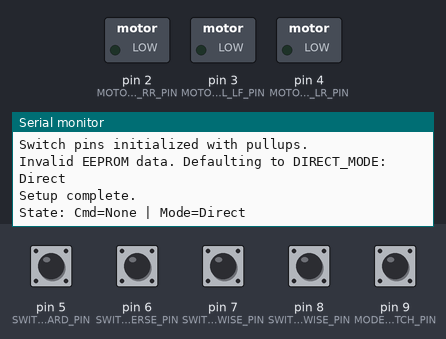
The sketch below on a simulated Arduino Uno, built with avr-gcc and run on an emulated ATmega328P. Parts: switched loads named in the sketch (green lamp = pin HIGH), the last lines printed to the serial monitor. The inputs (shaded band) are chosen by the test bench; at power-on: pin 5 (SWITCH_FORWARD_PIN), pin 6 (SWITCH_REVERSE_PIN), pin 7 (SWITCH_CLOCKWISE_PIN), pin 8 (SWITCH_COUNTERCLOCKWISE_PIN), pin 9 (MODE_SWITCH_PIN) HIGH. EEPROM starts erased.

Above: at 1.3 s.
1.4 s: pin 5 (SWITCH_FORWARD_PIN) pulled LOW for 0.15 s
At 1.58 s:
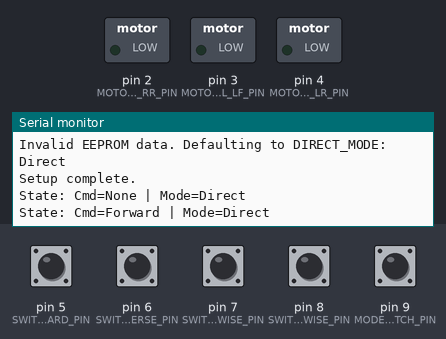
3.0 s: pin 6 (SWITCH_REVERSE_PIN) pulled LOW for 0.15 s
At 3.18 s:
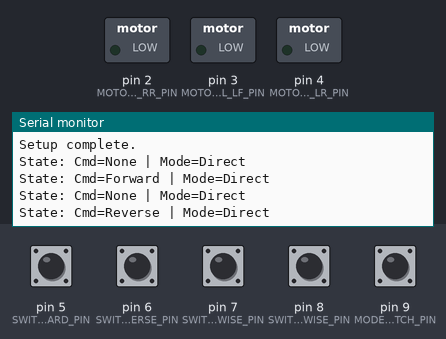
4.6 s: pin 7 (SWITCH_CLOCKWISE_PIN) pulled LOW for 0.15 s
At 4.78 s:
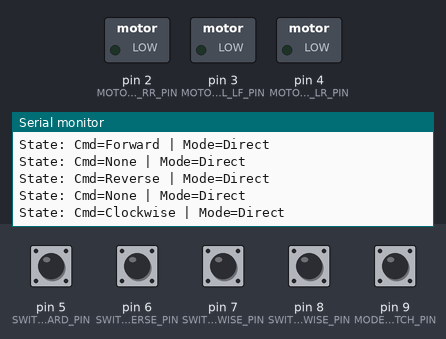
6.2 s: pin 8 (SWITCH_COUNTERCLOCKWISE_PIN) pulled LOW for 0.15 s
At 6.38 s:
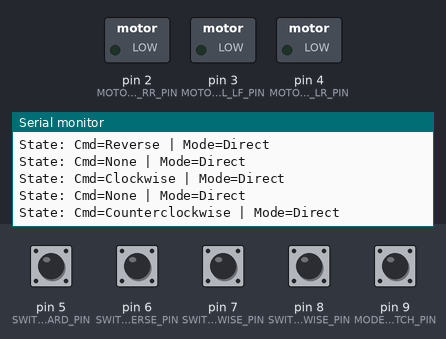
9.4 s: pin 5 (SWITCH_FORWARD_PIN) pulled LOW for 1 s
At 10.9 s:
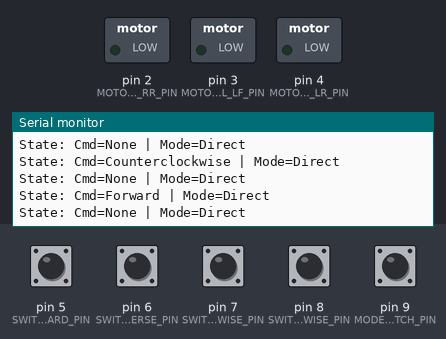

The sketch:

RideOnVehicleController.ino
```cpp
//This version uses the arduino uno r4 minima

#include <Arduino.h>     // Standard Arduino header
#include <EEPROM.h>      // For saving mode across power cycles

// --- 1. Definitions and Constants ---

// Motor Control Output Pins
const int MOTOR_CTRL_RF_PIN = 1; //Blue Wire from vehicle control board
const int MOTOR_CTRL_RR_PIN = 2; //Orange Wire from vehicle control board
const int MOTOR_CTRL_LF_PIN = 3; //Green Wire from vehicle control board
const int MOTOR_CTRL_LR_PIN = 4; //Yellow Wire from vehicle control board

// Switch Input Pins
const int SWITCH_FORWARD_PIN = 5;
const int SWITCH_REVERSE_PIN = 6;
const int SWITCH_CLOCKWISE_PIN = 7;
const int SWITCH_COUNTERCLOCKWISE_PIN = 8;
const int MODE_SWITCH_PIN = 9; // Pin to cycle through activation modes

const int NUM_COMMAND_SWITCHES = 4;
const int commandSwitchPins[NUM_COMMAND_SWITCHES] = {
  SWITCH_FORWARD_PIN,
  SWITCH_REVERSE_PIN,
  SWITCH_CLOCKWISE_PIN,
  SWITCH_COUNTERCLOCKWISE_PIN
};

// Timing Constants
const unsigned long DEBOUNCE_DELAY = 50; // Milliseconds
const unsigned long TIMED_LATCH_DURATION_NON_ROTATIONAL = 5000; // Milliseconds (for Forward/Reverse)
const unsigned long INACTIVITY_TIMEOUT_DURATION = 5UL * 60UL * 1000UL; // 5 minutes (using UL to prevent overflow)
const unsigned long MIN_MODE_DURATION_FOR_EEPROM_SAVE = 3000; // 3 seconds
const unsigned long PRINT_INTERVAL = 250; // Print status roughly 4 times a second

// Rotation Parameters
const float DEGREES_PER_TIMED_ROTATION_PRESS = 30.0; // Target degrees of rotation per press
const unsigned long FULL_ROTATION_DURATION_MS = 3000; // Time (ms) for vehicle to complete a 360-degree turn
const unsigned long TIMED_ROTATION_PRESS_DURATION_MS = (unsigned long)((FULL_ROTATION_DURATION_MS / 360.0) * DEGREES_PER_TIMED_ROTATION_PRESS);

// EEPROM Configuration
const int EEPROM_MODE_ADDRESS = 0;

// Activation Modes (Enum)
enum ActivationMode : uint8_t {
  DIRECT_MODE = 0,
  LATCHING_MODE = 1,
  TIMED_LATCH_MODE = 2,
  NUM_ACTIVATION_MODES = 3
};

// Commands (Enum)
enum Command : uint8_t {
  CMD_NONE,
  CMD_FORWARD,
  CMD_REVERSE,
  CMD_CLOCKWISE,
  CMD_COUNTERCLOCKWISE
};

// --- 2. Structs for Better Organization ---

struct SwitchState {
  int lastRawState = HIGH;
  bool currentDebouncedState = false;
  bool justPressed = false;
  bool justReleased = false;
  unsigned long lastDebounceTime = 0;
  bool latched = false; // For latching mode
};

struct TimedLatchState {
  bool active = false;
  unsigned long startTime = 0;
  unsigned long duration = 0;
  Command activeCommand = CMD_NONE;
};

struct EEPROMState {
  bool pendingSave = false;
  unsigned long modeChangeTime = 0;
  ActivationMode modeToSave = DIRECT_MODE;
};

// --- 3. Global State Variables ---

ActivationMode currentActivationMode = DIRECT_MODE;
Command currentProcessedCommand = CMD_NONE;

SwitchState commandSwitches[NUM_COMMAND_SWITCHES];
SwitchState modeSwitch;
TimedLatchState timedLatch;
EEPROMState eepromState;

unsigned long lastSwitchActivityTime = 0;

// Debug printing state
struct DebugState {
  Command lastPrintedCommand = CMD_NONE;
  ActivationMode lastPrintedMode = static_cast<ActivationMode>(-1);
  unsigned long lastPrintTime = 0;
} debugState;

// --- 4. Function Declarations ---
void initializePins();
void loadModeFromEEPROM();
void updateSwitchState(SwitchState& sw, int pin);
void updateAllSwitches();
void handleModeSwitch();
void handleActivationMode();
void handleInactivityTimeout();
void executeMotorCommand(Command cmd);
void updateEEPROMState();
Command mapSwitchIndexToCommand(int index);
Command getActiveCommand();
void resetAllStates();
void printStatus();
void printCommandName(Command cmd);
void printModeName(ActivationMode mode);

// --- 5. setup() Function ---
void setup() {
  Serial.begin(115200);
  delay(100);

  Serial.println(F("\nRide-On Vehicle Controller Initializing..."));
  Serial.println(F("----------------------------------"));
  Serial.print(F("Timed Rotation Degrees: ")); Serial.println(DEGREES_PER_TIMED_ROTATION_PRESS);
  Serial.print(F("Full 360 Turn Time (ms): ")); Serial.println(FULL_ROTATION_DURATION_MS);
  Serial.print(F("Calculated Timed Rotation Press Duration (ms): ")); Serial.println(TIMED_ROTATION_PRESS_DURATION_MS);
  Serial.println(F("----------------------------------"));

  initializePins();
  loadModeFromEEPROM();

  lastSwitchActivityTime = millis();
  Serial.println(F("Setup complete."));
}

// --- 6. loop() Function ---
void loop() {
  updateAllSwitches();
  handleModeSwitch();
  updateEEPROMState();
  handleInactivityTimeout();
  handleActivationMode();
  executeMotorCommand(currentProcessedCommand);
  printStatus();

  // Clear just-pressed/released flags after processing
  for (int i = 0; i < NUM_COMMAND_SWITCHES; i++) {
    commandSwitches[i].justPressed = false;
    commandSwitches[i].justReleased = false;
  }
  modeSwitch.justPressed = false;
}

// --- 7. Implementation Functions ---

void initializePins() {
  // Initialize motor pins as INPUT (OFF state)
  pinMode(MOTOR_CTRL_RF_PIN, INPUT);
  pinMode(MOTOR_CTRL_RR_PIN, INPUT);
  pinMode(MOTOR_CTRL_LF_PIN, INPUT);
  pinMode(MOTOR_CTRL_LR_PIN, INPUT);
  Serial.println(F("Motor pins initialized as INPUT (OFF)."));

  // Initialize switch pins
  for (int i = 0; i < NUM_COMMAND_SWITCHES; i++) {
    pinMode(commandSwitchPins[i], INPUT_PULLUP);
  }
  pinMode(MODE_SWITCH_PIN, INPUT_PULLUP);
  Serial.println(F("Switch pins initialized with pullups."));
}

void loadModeFromEEPROM() {
  uint8_t savedMode = EEPROM.read(EEPROM_MODE_ADDRESS);

  if (savedMode < NUM_ACTIVATION_MODES) {
    currentActivationMode = static_cast<ActivationMode>(savedMode);
    Serial.print(F("Loaded mode from EEPROM: "));
  } else {
    Serial.print(F("Invalid EEPROM data. Defaulting to DIRECT_MODE: "));
    currentActivationMode = DIRECT_MODE;
    EEPROM.write(EEPROM_MODE_ADDRESS, static_cast<uint8_t>(currentActivationMode));
  }

  printModeName(currentActivationMode);
  Serial.println();
}

void updateSwitchState(SwitchState& sw, int pin) {
  unsigned long currentTime = millis();
  int rawReading = digitalRead(pin);

  if (rawReading != sw.lastRawState) {
    sw.lastDebounceTime = currentTime;
  }

  if ((currentTime - sw.lastDebounceTime) > DEBOUNCE_DELAY) {
    bool isPressed = (rawReading == LOW);

    if (isPressed != sw.currentDebouncedState) {
      sw.currentDebouncedState = isPressed;

      if (isPressed) {
        sw.justPressed = true;
        lastSwitchActivityTime = currentTime;
      } else {
        sw.justReleased = true;
      }
    }
  }

  sw.lastRawState = rawReading;
}

void updateAllSwitches() {
  // Update command switches
  for (int i = 0; i < NUM_COMMAND_SWITCHES; i++) {
    updateSwitchState(commandSwitches[i], commandSwitchPins[i]);
  }

  // Update mode switch
  updateSwitchState(modeSwitch, MODE_SWITCH_PIN);
}

void handleModeSwitch() {
  if (!modeSwitch.justPressed) return;

  // Reset all states when changing modes
  resetAllStates();

  // Cycle to next mode
  currentActivationMode = static_cast<ActivationMode>((currentActivationMode + 1) % NUM_ACTIVATION_MODES);

  Serial.print(F("Mode changed to: "));
  printModeName(currentActivationMode);
  Serial.println();

  // Setup EEPROM save
  eepromState.pendingSave = true;
  eepromState.modeToSave = currentActivationMode;
  eepromState.modeChangeTime = millis();
}

void handleActivationMode() {
  switch (currentActivationMode) {
    case DIRECT_MODE:
      handleDirectMode();
      break;
    case LATCHING_MODE:
      handleLatchingMode();
      break;
    case TIMED_LATCH_MODE:
      handleTimedLatchMode();
      break;
  }
}

void handleDirectMode() {
  currentProcessedCommand = getActiveCommand();
}

void handleLatchingMode() {
  Command newCommand = CMD_NONE;

  // Check for new presses
  for (int i = 0; i < NUM_COMMAND_SWITCHES; i++) {
    if (commandSwitches[i].justPressed) {
      // Toggle latch state
      commandSwitches[i].latched = !commandSwitches[i].latched;

      if (commandSwitches[i].latched) {
        // Turn off all other latches and activate this command
        for (int j = 0; j < NUM_COMMAND_SWITCHES; j++) {
          if (i != j) commandSwitches[j].latched = false;
        }
        newCommand = mapSwitchIndexToCommand(i);
      }
      break; // Process only one press per cycle
    }
  }

  // If no new press, check for existing latched command
  if (newCommand == CMD_NONE) {
    for (int i = 0; i < NUM_COMMAND_SWITCHES; i++) {
      if (commandSwitches[i].latched) {
        newCommand = mapSwitchIndexToCommand(i);
        break;
      }
    }
  }

  currentProcessedCommand = newCommand;
}

void handleTimedLatchMode() {
  unsigned long currentTime = millis();

  // Check if current timed latch has expired
  if (timedLatch.active && (currentTime - timedLatch.startTime >= timedLatch.duration)) {
    Serial.print(F("Timed latch expired for "));
    printCommandName(timedLatch.activeCommand);
    Serial.println();

    timedLatch.active = false;
    timedLatch.activeCommand = CMD_NONE;
    currentProcessedCommand = CMD_NONE;
  }

  // Check for new switch presses
  for (int i = 0; i < NUM_COMMAND_SWITCHES; i++) {
    if (commandSwitches[i].justPressed) {
      Command newCommand = mapSwitchIndexToCommand(i);

      if (timedLatch.active && timedLatch.activeCommand == newCommand) {
        Serial.print(F("Timed latch for "));
        printCommandName(newCommand);
        Serial.println(F(" re-triggered."));
      } else if (timedLatch.active) {
        Serial.print(F("Timed latch for "));
        printCommandName(timedLatch.activeCommand);
        Serial.print(F(" overridden by "));
        printCommandName(newCommand);
        Serial.println();
      }

      // Set up new timed latch
      timedLatch.activeCommand = newCommand;
      timedLatch.startTime = currentTime;

      // Set duration based on command type
      if (newCommand == CMD_CLOCKWISE || newCommand == CMD_COUNTERCLOCKWISE) {
        timedLatch.duration = TIMED_ROTATION_PRESS_DURATION_MS;
        Serial.print(F("Started timed ROTATION ("));
      } else {
        timedLatch.duration = TIMED_LATCH_DURATION_NON_ROTATIONAL;
        Serial.print(F("Started timed NON-ROTATIONAL ("));
      }

      Serial.print(timedLatch.duration);
      Serial.print(F("ms) for: "));
      printCommandName(newCommand);
      Serial.println();

      timedLatch.active = true;
      currentProcessedCommand = newCommand;

      break; // Process only one press per cycle
    }
  }

  // Ensure active timed command is processed
  if (timedLatch.active) {
    currentProcessedCommand = timedLatch.activeCommand;
  } else {
    currentProcessedCommand = CMD_NONE;
  }
}

void handleInactivityTimeout() {
  bool anyActiveState = (currentProcessedCommand != CMD_NONE) || timedLatch.active;

  // Check for latched commands
  for (int i = 0; i < NUM_COMMAND_SWITCHES && !anyActiveState; i++) {
    if (commandSwitches[i].latched) {
      anyActiveState = true;
    }
  }

  if (anyActiveState && (millis() - lastSwitchActivityTime) > INACTIVITY_TIMEOUT_DURATION) {
    Serial.println(F("--- Inactivity Timeout: Stopping operations. ---"));

    // Save pending EEPROM data if needed
    if (eepromState.pendingSave &&
        (millis() - eepromState.modeChangeTime) > MIN_MODE_DURATION_FOR_EEPROM_SAVE &&
        currentActivationMode == eepromState.modeToSave) {

      if (EEPROM.read(EEPROM_MODE_ADDRESS) != static_cast<uint8_t>(eepromState.modeToSave)) {
        EEPROM.write(EEPROM_MODE_ADDRESS, static_cast<uint8_t>(eepromState.modeToSave));
        Serial.println(F("Pending mode saved to EEPROM before timeout."));
      }
      eepromState.pendingSave = false;
    }

    resetAllStates();
    lastSwitchActivityTime = millis();
  }
}

void updateEEPROMState() {
  if (!eepromState.pendingSave) return;

  if ((millis() - eepromState.modeChangeTime) > MIN_MODE_DURATION_FOR_EEPROM_SAVE) {
    if (currentActivationMode == eepromState.modeToSave) {
      if (EEPROM.read(EEPROM_MODE_ADDRESS) != static_cast<uint8_t>(eepromState.modeToSave)) {
        EEPROM.write(EEPROM_MODE_ADDRESS, static_cast<uint8_t>(eepromState.modeToSave));
        Serial.print(F("Mode '"));
        printModeName(eepromState.modeToSave);
        Serial.println(F("' saved to EEPROM."));
      }
    }
    eepromState.pendingSave = false;
  }
}

Command mapSwitchIndexToCommand(int index) {
  switch (index) {
    case 0: return CMD_FORWARD;
    case 1: return CMD_REVERSE;
    case 2: return CMD_CLOCKWISE;
    case 3: return CMD_COUNTERCLOCKWISE;
    default: return CMD_NONE;
  }
}

Command getActiveCommand() {
  int activeCount = 0;
  int activeIndex = -1;

  for (int i = 0; i < NUM_COMMAND_SWITCHES; i++) {
    if (commandSwitches[i].currentDebouncedState) {
      activeCount++;
      activeIndex = i;
    }
  }

  // Return command only if exactly one switch is pressed
  return (activeCount == 1) ? mapSwitchIndexToCommand(activeIndex) : CMD_NONE;
}

void resetAllStates() {
  currentProcessedCommand = CMD_NONE;
  stopAllMotors();

  // Reset latch states
  for (int i = 0; i < NUM_COMMAND_SWITCHES; i++) {
    commandSwitches[i].latched = false;
  }

  // Reset timed latch
  timedLatch.active = false;
  timedLatch.activeCommand = CMD_NONE;
}

void setMotorPinActive(int motorPin, bool active) {
  if (active) {
    pinMode(motorPin, OUTPUT);
    digitalWrite(motorPin, LOW);
  } else {
    pinMode(motorPin, INPUT);
  }
}

void stopAllMotors() {
  setMotorPinActive(MOTOR_CTRL_RF_PIN, false);
  setMotorPinActive(MOTOR_CTRL_RR_PIN, false);
  setMotorPinActive(MOTOR_CTRL_LF_PIN, false);
  setMotorPinActive(MOTOR_CTRL_LR_PIN, false);
}

void executeMotorCommand(Command cmd) {
  static Command lastExecutedCommand = CMD_NONE;

  if (cmd != lastExecutedCommand) {
    stopAllMotors();

    switch (cmd) {
      case CMD_FORWARD:
        setMotorPinActive(MOTOR_CTRL_RF_PIN, true);
        setMotorPinActive(MOTOR_CTRL_LF_PIN, true);
        break;
      case CMD_REVERSE:
        setMotorPinActive(MOTOR_CTRL_RR_PIN, true);
        setMotorPinActive(MOTOR_CTRL_LR_PIN, true);
        break;
      case CMD_CLOCKWISE:
        setMotorPinActive(MOTOR_CTRL_RR_PIN, true);
        setMotorPinActive(MOTOR_CTRL_LF_PIN, true);
        break;
      case CMD_COUNTERCLOCKWISE:
        setMotorPinActive(MOTOR_CTRL_RF_PIN, true);
        setMotorPinActive(MOTOR_CTRL_LR_PIN, true);
        break;
      case CMD_NONE:
        // Motors already stopped
        break;
    }
    lastExecutedCommand = cmd;
  }
}

void printStatus() {
  bool commandChanged = (currentProcessedCommand != debugState.lastPrintedCommand);
  bool modeChanged = (currentActivationMode != debugState.lastPrintedMode);
  bool shouldPrint = commandChanged || modeChanged;

  // Periodic printing for timed latch mode
  if (!shouldPrint && currentActivationMode == TIMED_LATCH_MODE && timedLatch.active) {
    if (millis() - debugState.lastPrintTime > PRINT_INTERVAL) {
      shouldPrint = true;
    }
  }

  if (shouldPrint) {
    Serial.print(F("State: Cmd="));
    printCommandName(currentProcessedCommand);
    Serial.print(F(" | Mode="));
    printModeName(currentActivationMode);

    if (currentActivationMode == TIMED_LATCH_MODE && timedLatch.active) {
      unsigned long elapsed = millis() - timedLatch.startTime;
      unsigned long remaining = (timedLatch.duration > elapsed) ? (timedLatch.duration - elapsed) : 0;
      Serial.print(F(" (TL Rem: "));
      Serial.print(remaining / 1000.0, 1);
      Serial.print(F("s / "));
      Serial.print(timedLatch.duration / 1000.0, 1);
      Serial.print(F("s)"));
    }
    Serial.println();

    debugState.lastPrintedCommand = currentProcessedCommand;
    debugState.lastPrintedMode = currentActivationMode;
    debugState.lastPrintTime = millis();
  }
}

void printCommandName(Command cmd) {
  switch (cmd) {
    case CMD_NONE: Serial.print(F("None")); break;
    case CMD_FORWARD: Serial.print(F("Forward")); break;
    case CMD_REVERSE: Serial.print(F("Reverse")); break;
    case CMD_CLOCKWISE: Serial.print(F("Clockwise")); break;
    case CMD_COUNTERCLOCKWISE: Serial.print(F("Counterclockwise")); break;
    default: Serial.print(F("Unknown")); break;
  }
}

void printModeName(ActivationMode mode) {
  switch (mode) {
    case DIRECT_MODE: Serial.print(F("Direct")); break;
    case LATCHING_MODE: Serial.print(F("Latching")); break;
    case TIMED_LATCH_MODE: Serial.print(F("Timed Latch")); break;
    default: Serial.print(F("Unknown")); break;
  }
}
```

Measured:
- after the input at 1.4 s, the serial monitor: prints a new line after 0.05 s (image 1)
- after the input at 3.0 s, the serial monitor: prints a new line after 0.05 s (image 2)
- after the input at 4.6 s, the serial monitor: prints a new line after 0.05 s (image 3)
- after the input at 6.2 s, the serial monitor: prints a new line after 0.05 s (image 4)
- after the input at 9.4 s, the serial monitor: prints a new line after 0.05 s (image 5)
